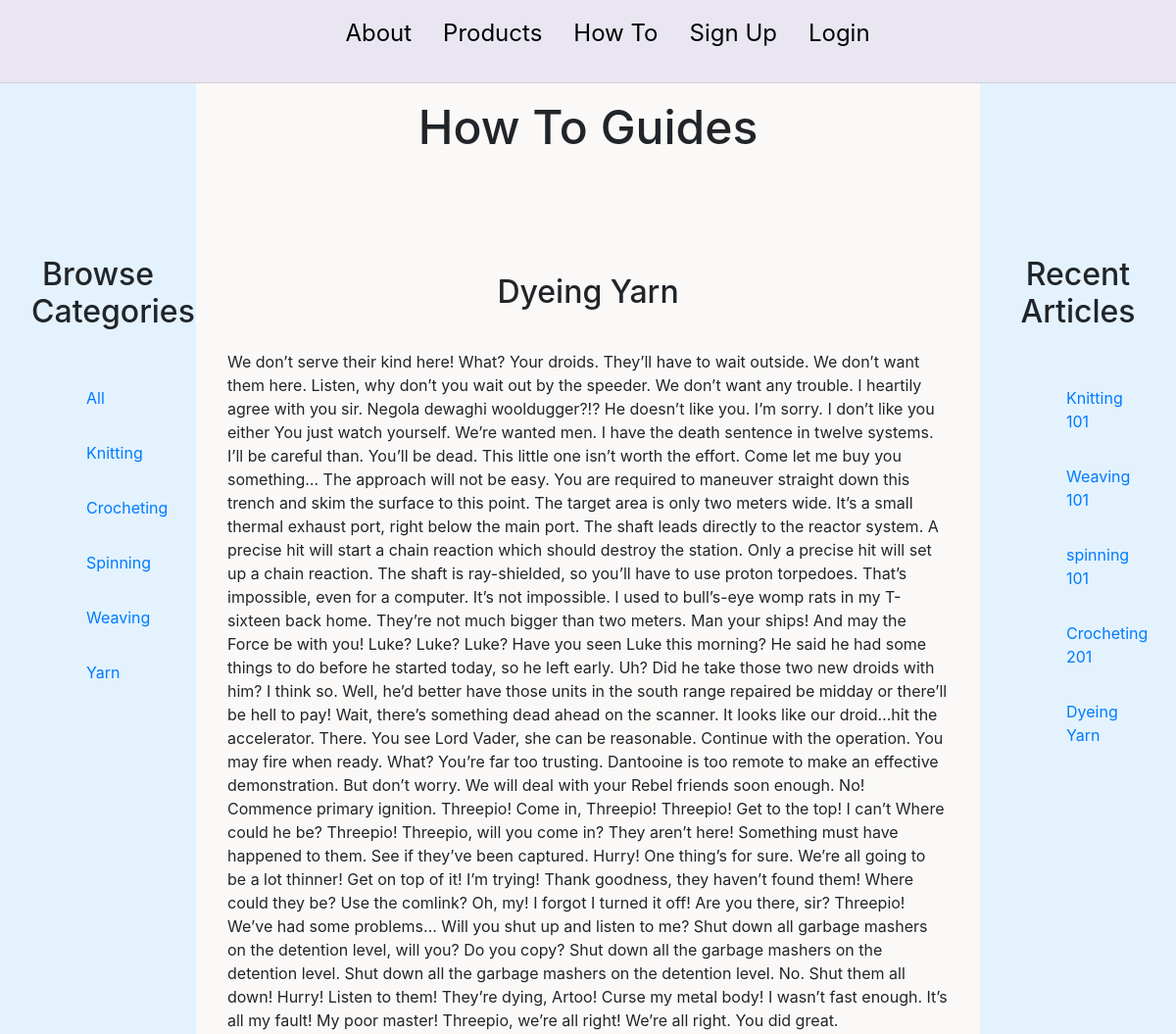
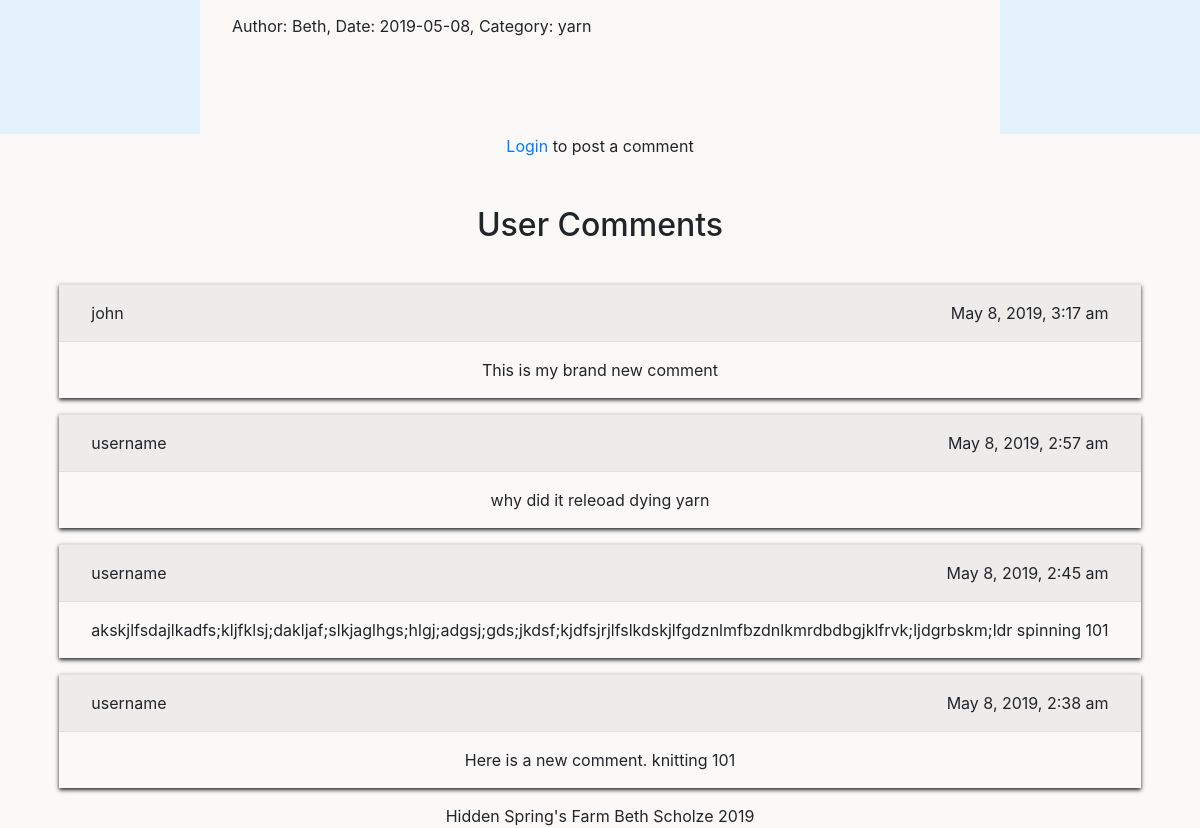
The page /howTos.php on the database its author committed (2 pictures, top to bottom).
### tables this page shows
CREATE TABLE `how_to_guides` (
  `id` int(11) NOT NULL AUTO_INCREMENT,
  `title` varchar(30) DEFAULT NULL,
  `date` date DEFAULT NULL,
  `content` text,
  `author` varchar(40) DEFAULT NULL,
  `category` varchar(20) DEFAULT NULL,
  `picture` varchar(30) DEFAULT NULL,
  `visible` varchar(5) DEFAULT 'yes',
  PRIMARY KEY (`id`)
);

CREATE TABLE `user_comments` (
  `commentId` int(11) NOT NULL AUTO_INCREMENT,
  `userId` int(11) DEFAULT NULL,
  `comment` text,
  `date` varchar(20) DEFAULT NULL,
  `approved` varchar(5) DEFAULT 'no',
  `username` varchar(30) DEFAULT NULL,
  `howTo` varchar(30) DEFAULT NULL,
  PRIMARY KEY (`commentId`)
);

### howTos.php (the view, shortened to what this page needs)
<?php
    require_once('HowToGuide.php');
    $page_title ="How To Guides";
    require_once('header.php');
    require_once('navmenu.php');
    $guide = new HowToGuide();
    $title = '';
    ?>
    <section>
        <div class="row mb-5">
            <aside class="col-sm-12 col-md-2 aside">
                <h2>Browse Categories</h2>
                <ul>
                    <li><a href="howTos.php?howToId=6">All</a></li>
                    <li><a href="howTos.php?howToId=1">Knitting</a></li>
                    <li><a href="howTos.php?howToId=2">Crocheting</a></li>
                    <li><a href="howTos.php?howToId=3">Spinning</a></li>
                    <li><a href="howTos.php?howToId=4">Weaving</a></li>
                    <li><a href="howTos.php?howToId=5">Yarn</a></li>
                </ul>
            <?php
            if(isset($_GET['howToId'])) {
                $dbc = mysqli_connect(DB_HOST, DB_USER, DB_PASSWORD, DB_NAME)
                    or die('Error connecting to the database.');
                $query = "Select * from how_to_guides";
                $sort = $_GET['howToId'];
                switch ($sort) {
                case 1:
                    $query .= " where category='knitting' and visible = 'yes'";
                    break;
                case 2:
                    $query .= " where category='crocheting' and visible = 'yes'";
                    break;
                case 3:
                    $query .= " where category='spinning' and visible = 'yes'";
                    break;
                case 4:
                    $query .= " where category='weaving' and visible = 'yes'";
                    break;
                case 5:
                    $query .= " where category='yarn' and visible = 'yes'";
                    break;
                default:
                     $query = "Select * from how_to_guides where visible = 'yes'";
                }
                 ?>
                </aside>
                <article id="howTo" class="col-sm-12 col-md-8">
                <?php
                $result = mysqli_query($dbc, $query)
                        or die("Error Selecting guides.");
                while($row = mysqli_fetch_array($result)) {
                    ?>
                    <h2><a href="howTos.php?titleId=<?php echo $row['id'] ?>"><?php echo $row['title'] ?></a></h2>
                    <p><?php echo substr($row['content'], 0, 100) ?></p>
                    <p>Author: <?php echo $row['author'] ?>, Date: <?php echo
                            $row['date'] ?>, Category: <?php echo $row['category'] ?></p>
                    <p style="display:none"><?php echo $title ?></p>
                    <?php
                }
            }
            else {
                ?>
                </aside>
                <article id="howTo" class="col-sm-12 col-md-8">
                    <?php
                    $query = "Select * from how_to_guides where visible = 'yes' order by date desc limit 1";
                    $title = $guide->displayAllGuides($query);
            }
            ?>
            </article>
            <aside class="col-sm-12 col-md-2 aside">
                <h2>Recent Articles</h2>
                <ul>
                <?php
                $dbc = mysqli_connect(DB_HOST, DB_USER, DB_PASSWORD, DB_NAME)
                    or die('Error connecting to the database.');
                $query = "Select * from how_to_guides where visible = 'yes' order by date limit 10";
                $result = mysqli_query($dbc, $query)
                        or die("Error Selecting guides.");
                while($row = mysqli_fetch_array($result)) {
                    ?>
                   <li><a href="howTos.php?titleId=<?php echo $row['id'] ?>"><?php echo $row['title'] ?></a></li>
                    <?php
                }
                ?>
                </ul>
            </aside>
        </div>
        <div class="row mt-5">
            <div class="mx-auto">
                <?php
                if(isset($_SESSION['username'])) {
                    ?>
                    <form class="forms" method="post" action="<?php echo $_SERVER['PHP_SELF']?>">
                        <h3>Add a comment</h3>
                        <textarea name="comment" id="comment" rows="4" cols="50">Comments must be approved by a moderator before they appear on the page.
                        </textarea><br />
                        <input type="hidden" name="title" value="<?php echo $title ?>" />
                        <input type="submit" name="submit" value="Post comment" />
                    </form>
                    <br />
                    <br />
                <?php
                }
                else {
                    echo '<p><a href="login.php">Login</a> to post a comment</p>';
                }
                ?>
            </div>
        </div>
         <div class="row">
            <div class="mx-auto">
                <h2>User Comments</h2>
                    <?php
                    $dbc = mysqli_connect(DB_HOST, DB_USER, DB_PASSWORD, DB_NAME)
                            or die('Error connecting to the database.');
                    $query = "Select * from user_comments where approved='yes' and howTo='$title' order by date desc";
                    $result = mysqli_query($dbc, $query)
                            or die ('Error querying the user comments.');
                     while($row = mysqli_fetch_array($result)) {
                        ?>
                        <table class="table table-striped" id="commentTable">
                        <tr><td class="text-left"><?php echo $row['username'] ?></td><td class="text-right"><?php echo $row['date'] ?></td></tr>
                        <tr><td colspan="2"><?php echo $row['comment'] ?></td></tr>
                        </table>
                        <?php
                     }
                    ?>
            </div>
        </div>
   </section>
   <?php
    require_once('footer.php');
    ?>

### header.php (shortened to what this page needs)
<!DOCTYPE html>
<html lang="en">
	<head>
		<link rel="stylesheet" href="https://maxcdn.bootstrapcdn.com/bootstrap/4.3.1/css/bootstrap.min.css" />
	    <link rel="stylesheet" type="text/css" href="css/styles.css" />
	</head>
	<body>
	<header>

### navmenu.php
<nav id="mainNavigation">
    <ul class="d-flex justify-content-center">
        <li><a class="link" href="index.php">About</a></li>
        <li><a class="link" href="products.php">Products</a></li>
        <li><a class="link" href="howTos.php">How To</a></li>
        <?php
        if(!isset($_SESSION['user_id'])) {
            ?>
            <li><a class="link" href="signup.php">Sign Up</a></li>
            <li><a class="link" href="login.php">Login</a></li>
            <?php
        } else {
            ?>
            <li><a class="link" href="userProfile.php">Account</a></li>
            <li><a class="link" href="logout.php">Log Out</a></li>
            <?php
        }
        ?>
    </ul>
    <hr />
</nav>
<?php
echo '<h1>' . $page_title . '</h1>';
?>
</header>
   <main class="container-fluid">

### HowToGuide.php (shortened to what this page needs)
<?php
    class HowToGuide {
            ?>
        <?php
        public function displayAllGuides($query) {
           $dbc = mysqli_connect(DB_HOST, DB_USER, DB_PASSWORD, DB_NAME)
                    or die('Error connecting to the database.');
            $result = mysqli_query($dbc, $query)
                    or die("Error Selecting guides.");
            while($row = mysqli_fetch_array($result)) {
                $title = $row['title'];
                ?>
                <h2><?php echo $row['title'] ?></h2>
                <p><?php echo $row['content'] ?></p>
                <p>Author: <?php echo $row['author'] ?>, Date: <?php echo
                        $row['date'] ?>, Category: <?php echo $row['category'] ?></p>
                <?php
            }
            return $title;
        }
    }
?>

### footer.php
        </main>
        <footer>
            Hidden Spring's Farm
            Beth Scholze 2019
        </footer>
    </body>
</html>

### css/styles.css (style rules this page uses)
* { box-sizing: border-box; }
#mainNavigation ul li { list-style-type: none; display: inline-block; background-color: #e9e6f1; }
#mainNavigation { background-color: #e9e6f1; }
body { background-color: #fbf9f8; }
ul li { list-style-type: none; padding: 1em; }
td, th { padding: 1em; text-align: center; }
h2 { text-align: center; padding-bottom: 1em; padding-top:1em; }
h1 { font-size:3em; text-align: center; padding-bottom: 1em; }
.aside { background-color: #e3f2fd; padding: 9em 2em; margin-top: -8.1em; margin-bottom: -3em; }
#howTo { padding: 2em; }
#commentTable { border: none; box-shadow: 0 2px 4px 0; }
#commentTable tr td { padding: 1em 2em; }
table { border: solid black 1px; margin-bottom: 2em; }
.link { text-decoration: none; color: black; font-size: 1.5em; }
html, body { height: 100%; }
body { display: flex; flex-direction: column; }
main { flex: 1 0 auto; }
footer { flex-shrink: 0; text-align: center; }

### rows shown on the page
how_to_guides: title "Dyeing Yarn", content "We don’t serve their kind here! What? Your droids. They’ll have to wait outside. We don’t want them here. Listen, why don’t you wait out by the speeder. We don’t want any trouble. I heartily agree with you sir. Negola dewaghi wooldugger?!? He doesn’t like you. I’m sorry. I don’t like you either You just watch yourself. We’re wanted men. I have the death sentence in twelve systems. I’ll be careful than. You’ll be dead. This little one isn’t worth the effort. Come let me buy you something… The approach will not be easy. You are required to maneuver straight down this trench and skim the surface to this point. The target area is only two meters wide. It’s a small thermal exhaust port, right…", author "Beth", date "2019-05-08", category "yarn"
how_to_guides: title "Knitting 101"
how_to_guides: title "Weaving 101"
how_to_guides: title "spinning 101"
how_to_guides: title "Crocheting 201"
user_comments: username "john", date "May 8, 2019, 3:17 am", comment "This is my brand new comment"
user_comments: username "username", date "May 8, 2019, 2:57 am", comment "why did it releoad dying yarn"
user_comments: username "username", date "May 8, 2019, 2:45 am", comment "akskjlfsdajlkadfs;kljfklsj;dakljaf;slkjaglhgs;hlgj;adgsj;gds;jkdsf;kjdfsjrjlfslkdskjlfgdznlmfbzdnlkmrdbdbgjklfrvk;ljdgrbskm;ldr spinning 101"
user_comments: username "username", date "May 8, 2019, 2:38 am", comment "Here is a new comment. knitting 101"

### other values the page prints
$page_title "How To Guides"
